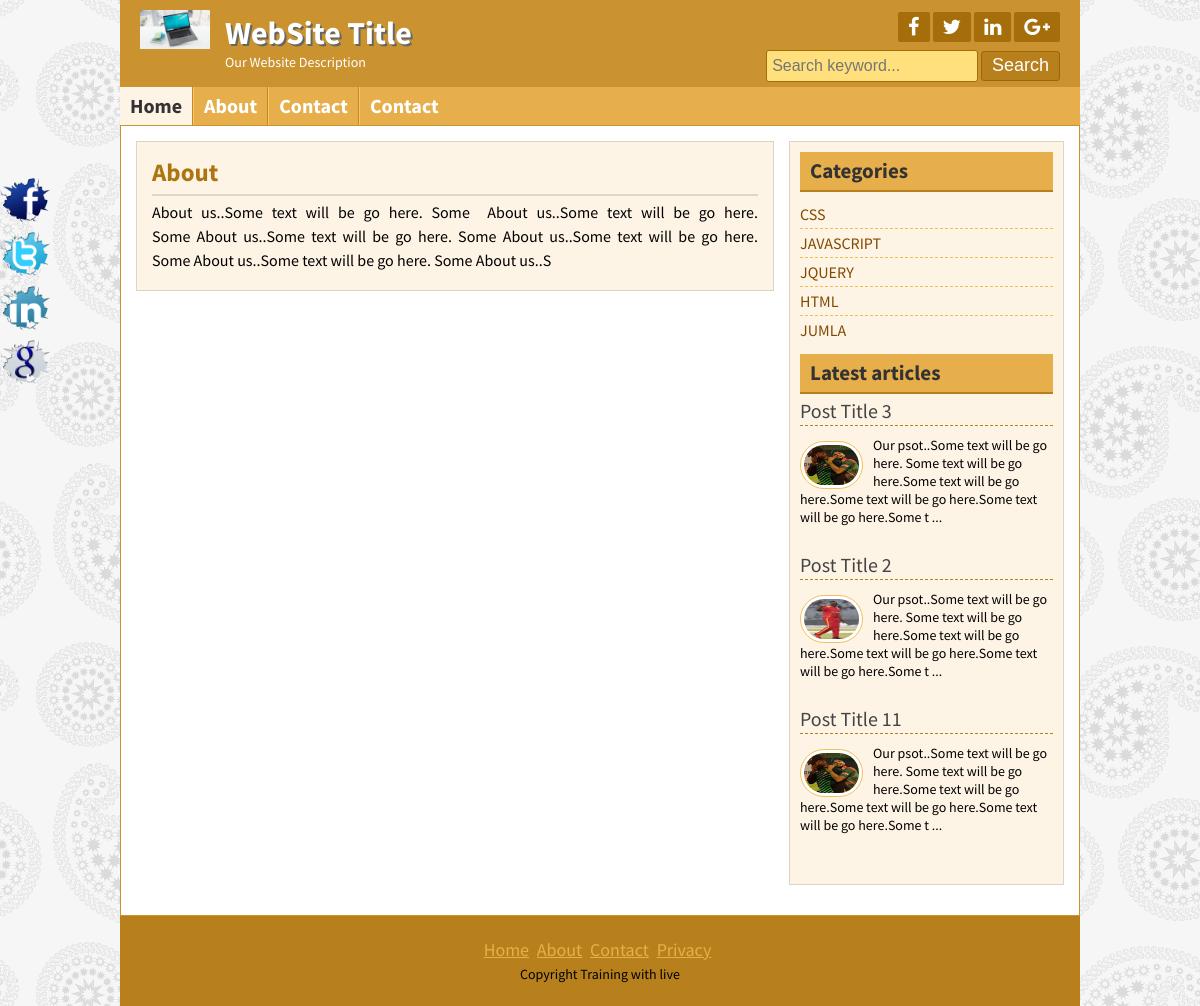
Screenshot of /page.php?pageid=5 with the database file from the repository.
### tables this page shows
CREATE TABLE `tbl_title` (
  `id` int(11) NOT NULL,
  `title` varchar(255) NOT NULL,
  `slogan` varchar(255) NOT NULL,
  `logo` varchar(255) NOT NULL
);

CREATE TABLE `tbl_social` (
  `id` int(11) NOT NULL,
  `facebook` varchar(255) NOT NULL,
  `twitter` varchar(255) NOT NULL,
  `linkedin` varchar(255) NOT NULL,
  `google` varchar(255) NOT NULL
);

CREATE TABLE `tbl_page` (
  `id` int(11) NOT NULL,
  `title` varchar(255) NOT NULL,
  `body` text NOT NULL
);

CREATE TABLE `tbl_category` (
  `id` int(11) NOT NULL,
  `name` varchar(255) NOT NULL
);

CREATE TABLE `tbl_post` (
  `id` int(11) NOT NULL,
  `cat` int(11) NOT NULL,
  `title` varchar(255) NOT NULL,
  `body` text NOT NULL,
  `image` varchar(255) NOT NULL,
  `author` varchar(60) NOT NULL,
  `tags` varchar(255) NOT NULL,
  `date` timestamp NOT NULL DEFAULT CURRENT_TIMESTAMP
);

CREATE TABLE `copyright` (
  `id` int(11) NOT NULL,
  `text` varchar(255) NOT NULL
);

### lib/Database.php (called while the page is built, shortened)
<?php
Class Database{
	public $host = DB_HOST;
	public $user = DB_USER;
	public $pass = DB_PASS;
	public $dbname = DB_NAME;
	public $link;
	private function connectDB(){
		$this->link = new mysqli($this->host, $this->user, $this->pass, $this->dbname);
	}
	public function select($query){
		$result = $this->link->query($query) or die($this->link->error.__LINE__);
		if($result->num_rows >0 ){
			return $result;
		}else{
			return false;
		}
	}
}

### helpers/Formate.php (called while the page is built, shortened)
<?php
Class Formate{
      public function textShortner($text, $limit = 400){
          $text = $text. " ";
          $text = substr($text, 0, $limit);
          $text = $text. " ...";
          return $text;
      }
}

### page.php (the view)
<?php include 'inc/header.php'; ?>
<?php
	if(!isset($_GET['pageid']) || $_GET['pageid'] == null){
		header("Location: 404.php");
	}else{
		$pageid = $_GET['pageid'];
	}
?>
	<div class="contentsection contemplete clear">
		<div class="maincontent clear">
			<?php
				$query = "SELECT * FROM tbl_page WHERE id=$pageid";
				$result = $db->select($query);
				if($result):
					while($row = $result->fetch_assoc()):
			?>
			<div class="about">
				<h2><?php echo $row['title']?></h2>
				<?php echo $row['body']; ?>
			</div>
			<?php
				endwhile;
			else:
				header("Location: 404.php");
			endif;
			?>
		</div>
		<?php include 'inc/sidebar.php'; ?>
	</div>
<?php include 'inc/footer.php'; ?>

### inc/header.php (shortened to what this page needs)
<?php
	include 'lib/Database.php';
	include 'helpers/Formate.php';
	$db = new Database();
	$fm = new Formate();
?>
<!DOCTYPE html>
<html>
<head>
	<link rel="stylesheet" href="font-awesome-4.5.0/css/font-awesome.css">
	<link rel="stylesheet" href="css/nivo-slider.css" type="text/css" media="screen" />
	<link rel="stylesheet" href="style.css">
</head>
<body>
	<div class="headersection templete clear">
		<a href="index.php">
			<?php
				$query = "SELECT * FROM tbl_title WHERE id=1";
				$result_t = $db->select($query);
				while($row_t = $result_t->fetch_assoc()):
			?>
			<div class="logo">
				<img src="admin/upload/<?php echo $row_t['logo'];?>" alt="Logo"/>
				<h2><?php echo $row_t['title'];?></h2>
				<p><?php echo $row_t['slogan'];?></p>
			</div>
			<?php endwhile; ?>
		</a>
		<div class="social clear">
		<?php
			$query = "SELECT * FROM tbl_social where id=1";
			$result = $db->select($query);
			while($row = $result->fetch_assoc()):
		?>
			<div class="icon clear">
				<a href="<?php echo $row['facebook']?>" target="_blank"><i class="fa fa-facebook"></i></a>
				<a href="<?php echo $row['twitter']?>" target="_blank"><i class="fa fa-twitter"></i></a>
				<a href="<?php echo $row['linkedin']?>" target="_blank"><i class="fa fa-linkedin"></i></a>
				<a href="<?php echo $row['google']?>" target="_blank"><i class="fa fa-google-plus"></i></a>
			</div>
		<?php endwhile; ?>
			<div class="searchbtn clear">
			<form action="search.php" method="GET">
				<input type="text" name="keyword" placeholder="Search keyword..."/>
				<input type="submit" name="search" value="Search"/>
			</form>
			</div>
		</div>
	</div>
<div class="navsection templete">
	<ul>
		<li><a id="active" href="index.php">Home</a></li>
		<?php
			$query = "SELECT * FROM tbl_page";
			$result = $db->select($query);
			if($result):
				while($row = $result->fetch_assoc()):
		?>
		<li><a href="page.php?pageid=<?php echo $row['id']?>"><?php echo $row['title']?></a></li>
		<?php endwhile; endif; ?>
		<li><a href="contact.php">Contact</a></li>
	</ul>
</div>

### inc/sidebar.php
<div class="sidebar clear">
		<div class="samesidebar clear">
			<h2>Categories</h2>
				<ul>
				<?php
					$c_query = "SELECT * FROM tbl_category";
					$result = $db->select($c_query);
					if($result):
						while($row = $result->fetch_assoc()):
				?>
					<li><a href="posts.php?category=<?php echo $row['id']?>"><?php echo strtoupper($row['name']); ?></a></li>
				<?php
					endwhile;
					else:
				?>
					<li>No Category Found</li>
				<?php
					endif;
				?>
				</ul>
		</div>
		<div class="samesidebar clear">
			<h2>Latest articles</h2>
				<?php
					$l_query = "SELECT * FROM tbl_post ORDER BY date DESC LIMIT 4";
					$l_result = $db->select($l_query);
					if($l_result):
						while($l_row = $l_result->fetch_assoc()):
				?>
				<div class="popular clear">
					<h3><a href="post.php?id=<?php echo $l_row['id'] ?>"><?php echo $l_row['title'] ?></a></h3>
					<a href="#"><img src="admin/upload/<?php echo $l_row['image'] ?>" alt="post image"/></a>
					<?php echo $fm->textShortner($l_row['body'], 150) ?>
				</div>
				<?php
					endwhile;
					else:
				?>
				<div class="popular clear">
					<h3>No Post Found</h3>
				</div>
				<?php endif; ?>
		</div>
	</div>

### inc/footer.php (shortened to what this page needs)
<div class="footersection templete clear">
	  <div class="footermenu clear">
		<ul>
			<li><a href="#">Home</a></li>
			<li><a href="#">About</a></li>
			<li><a href="#">Contact</a></li>
			<li><a href="#">Privacy</a></li>
		</ul>
	  </div>
	  <?php
		 $query = "SELECT * FROM copyright WHERE id=1";
		 $result = $db->select($query);
		 while($row = $result->fetch_assoc()):
	  ?>
	  <p><?php echo $row['text']; ?></p>
		 <?php endwhile; ?>
	</div>
	<?php
		$query = "SELECT * FROM tbl_social where id=1";
		$result = $db->select($query);
		while($row = $result->fetch_assoc()):
	?>
	<div class="fixedicon clear">
		<a href="<?php echo $row['facebook']?>"><img src="images/fb.png" alt="Facebook"/></a>
		<a href="<?php echo $row['twitter']?>"><img src="images/tw.png" alt="Twitter"/></a>
		<a href="<?php echo $row['linkedin']?>"><img src="images/in.png" alt="LinkedIn"/></a>
		<a href="<?php echo $row['google']?>"><img src="images/gl.png" alt="GooglePlus"/></a>
	</div>
	<?php endwhile; ?>
</body>
</html>

### style.css (style rules this page uses)
* { margin:0;padding:0;outline:0 }
body { font-family: 'Source Sans Pro', sans-serif;font-size:14px;line-height:18px;color:#000;background:url(images/bg.png)repeat fixed 0 0 #fff; }
.templete { width:960px;margin:0 auto; }
.contemplete { margin: 0 auto; width: 928px; }
.clear { overflow:hidden; }
input[type="text"], input[type="email"] { border: 1px solid #cfc5b6; border-radius: 3px; margin-bottom: 5px; padding: 5px; width: 300px; }
input[type="submit"] { background: #b7801c none repeat scroll 0 0; border: 1px solid #e6af4b; color: #fff; cursor: pointer; font-size: 20px; padding: 1px 10px; }
.headersection { background: #ca932f none repeat scroll 0 0; color: #fff; }
.logo { float: left; width: 580px; }
.logo img { float: left; margin-right: 15px; padding-bottom: 10px; padding-left: 20px; padding-top: 10px; width: 70px; }
.logo h2 { color: #fff; font-size: 32px; margin-bottom: 11px; margin-top: 24px; text-shadow: 2px 2px 0 #666; }
.logo p { color:#fff; }
.social { float: right; margin-right: 20px; margin-top: 12px; text-align: right; width: 360px; }
.icon { float: right; }
.icon a { background: #a56e0a none repeat scroll 0 0; border-radius: 2px; color: #fff; display: block; float: left; font-size: 20px; margin-left: 3px; padding: 5px 10px; }
.searchbtn { float: right; margin-top: 8px; }
.searchbtn input[type="text"] { border: 1px solid #A56E0A; width: 200px; background: #FFE07C; font-size: 16px; height: 20px; }
.searchbtn input[type="submit"] { border: 1px solid #9d6602; border-radius: 3px; font-size: 18px; height: 30px; padding-left: 10px; padding-right: 10px; padding-top: 0; cursor: pointer; }
.navsection { background: none repeat scroll 0 0 #e6af4b; min-height: 38px; }
.navsection ul { margin:0;padding:0;list-style:none; }
.navsection ul li { border-left: 1px solid #fdc662; border-right: 1px solid #c18a26; display: block; float: left; position:relative; }
.navsection ul li:first-child { border-left: 0px solid #fdc662; }
.navsection ul li:last-child { border-right: 0px solid #c18a26; }
.navsection ul li a { color: #fff; display: block; font-size: 20px; font-weight: bold; padding: 10px; text-decoration: none; }
.navsection ul li a:hover, #active { background:#FEF4E5;color:#333; }
.contentsection { background: #ffffff none repeat scroll 0 0; border: 1px solid #ca932f; padding: 15px; }
.maincontent { background: #fef4e5 none repeat scroll 0 0; border: 1px solid #ded4c5; float: left; margin: 0 15px 15px 0; padding: 8px 15px; width: 606px; }
.about { font-size: 16px; line-height: 24px; text-align: justify; }
.about p { font-size: 16px; line-height: 24px; margin-bottom: 10px; text-align: justify; }
.samepost h2, .about h2 { border-bottom: 2px solid #e0d6c7; color: #ac7511; font-size: 25px; margin-bottom: 4px; padding: 10px 10px 10px 0; }
.sidebar { background: #fef4e5 none repeat scroll 0 0; border: 1px solid #ded4c5; float: right; margin-bottom: 15px; margin-top: 0; padding: 10px; width: 253px; }
.samesidebar { margin-bottom: 10px; }
.samesidebar h2 { background: #e6af4b none repeat scroll 0 0; border-bottom: 2px solid #b7801c; color: #333; margin-bottom: 8px; padding: 10px; }
.samesidebar ul { padding:0;margin:0;list-style:none; }
.samesidebar ul li { border-bottom: 1px dashed #e9c05c; font-size: 16px; padding: 5px 8px 5px 0; }
.samesidebar ul li:last-child { border-bottom: 0px dashed #e9c05c; }
.samesidebar ul li a { color: #814a00; text-decoration: none; }
.samesidebar p { margin-bottom: 10px; }
.popular { margin-bottom: 20px; }
.popular h3 { border-bottom: 1px dashed #b7801c; font-size: 20px; font-weight: normal; margin-bottom: 10px; padding-bottom: 5px; }
.popular h3 a { text-decoration:none;color:#444 }
.popular img { background: #fff none repeat scroll 0 0; border: 1px solid #f6bf5b; border-radius: 30px; float: left; height: 40px; margin-right: 10px; margin-top: 5px; padding: 3px; width: 55px; }
.footersection { height:90px;background:#B7801C;text-align:center }
.footermenu { margin-top: 25px; margin-bottom: 5px; }
.footermenu ul { padding:0;margin:0;list-style:none;text-align:center; }
.footermenu ul li { display:inline-block; }
.footermenu ul li a { color: #E6AF4B; font-size: 18px; margin-right: 5px; }
.fixedicon { left: 0; position: fixed; top: 175px; width: 60px; }
.fixedicon img { width: 50px; }

### rows the page displays
tbl_title: logo (picture), title "WebSite Title", slogan "Our Website Description"
tbl_page: title "About", body "About us..Some text will be go here. Some About us..Some text will be go here. Some About us..Some text will be go here. Some About us..Some text will be go here. Some About us..Some text will be go here. Some About us..S"
tbl_page: title "Contact"
tbl_category: name "CSS"
tbl_category: name "JAVASCRIPT"
tbl_category: name "JQUERY"
tbl_category: name "HTML"
tbl_category: name "JUMLA"
tbl_post: title "Post Title 3", image (picture), body "Our psot..Some text will be go here. Some text will be go here.Some text will be go here.Some text will be go here.Some text will be go here.Some t ..."
tbl_post: title "Post Title 2", image (picture), body "Our psot..Some text will be go here. Some text will be go here.Some text will be go here.Some text will be go here.Some text will be go here.Some t ..."
tbl_post: title "Post Title 11", image (picture), body "Our psot..Some text will be go here. Some text will be go here.Some text will be go here.Some text will be go here.Some text will be go here.Some t ..."
copyright: text "Copyright Training with live"
